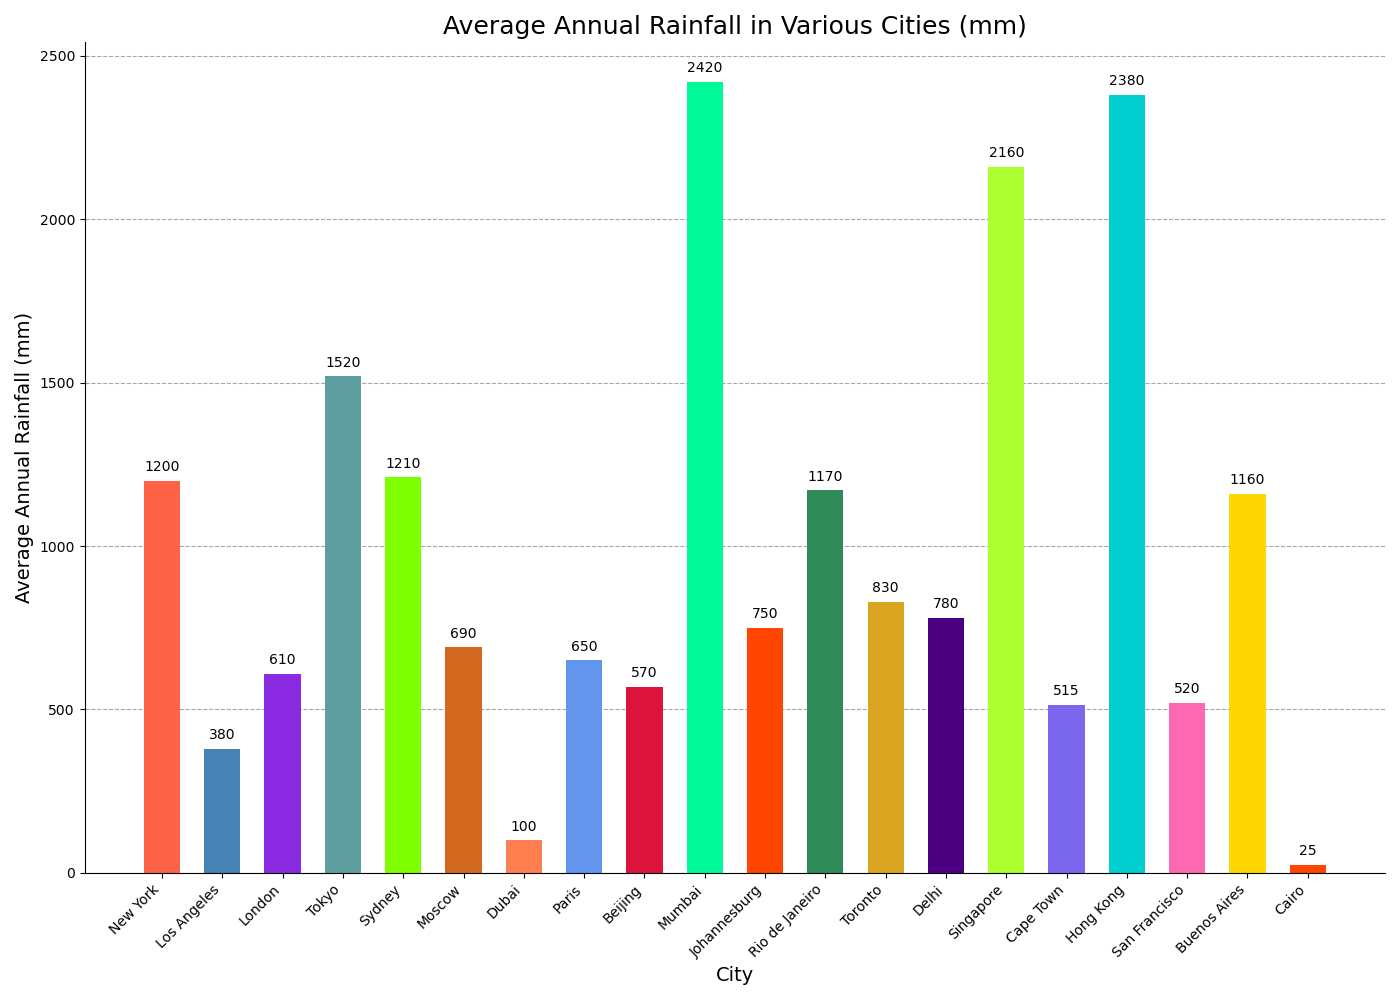

Recreate this plot in Python.

import matplotlib.pyplot as plt

# Data
cities = [
    "New York", "Los Angeles", "London", "Tokyo", "Sydney",
    "Moscow", "Dubai", "Paris", "Beijing", "Mumbai",
    "Johannesburg", "Rio de Janeiro", "Toronto", "Delhi", 
    "Singapore", "Cape Town", "Hong Kong", "San Francisco", 
    "Buenos Aires", "Cairo"
]
rainfall = [
    1200, 380, 610, 1520, 1210, 690, 100, 650, 570, 2420,
    750, 1170, 830, 780, 2160, 515, 2380, 520, 1160, 25
]

# Set up the matplotlib figure
fig, ax = plt.subplots(figsize=(14, 10))

# Vertical bar chart
bars = ax.bar(cities, rainfall, color=[
    '#FF6347', '#4682B4', '#8A2BE2', '#5F9EA0', '#7FFF00', 
    '#D2691E', '#FF7F50', '#6495ED', '#DC143C', '#00FA9A', 
    '#FF4500', '#2E8B57', '#DAA520', '#4B0082', '#ADFF2F',
    '#7B68EE', '#00CED1', '#FF69B4', '#FFD700', '#FF4500'
], width=0.6)

# Set the title and labels
ax.set_title('Average Annual Rainfall in Various Cities (mm)', fontsize=18)
ax.set_xlabel('City', fontsize=14)
ax.set_ylabel('Average Annual Rainfall (mm)', fontsize=14)

# Rotate the x-axis labels for better readability
plt.xticks(rotation=45, ha='right')

# Remove the spines
for spine in ['top', 'right']:
    ax.spines[spine].set_visible(False)

# Set grid to be behind the bars
ax.set_axisbelow(True)
ax.yaxis.grid(color='gray', linestyle='dashed', alpha=0.7)

# Show Values on Bars
for bar in bars:
    height = bar.get_height()
    label_y_pos = height + 20
    ax.text(bar.get_x() + bar.get_width() / 2, label_y_pos, f'{height}', ha='center', va='bottom')

# Set the layout to be tight
plt.tight_layout()

# Show the plot
plt.show()
